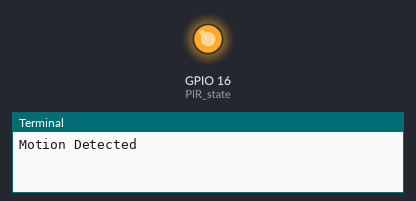
A program run on a simulated Raspberry Pi (BCM pin numbers). On the bench: output pins drawn as LEDs (lit = HIGH), the last lines printed to the terminal.

Above: at 2.5 s.
At 7.5 s:
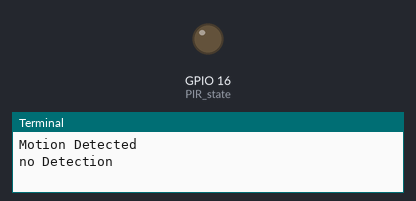
Timing chart, 0 to 13.0 s (numbered marks = the images above):
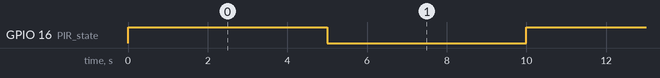

The program:

PIR__motion__Sensor.py
```python
#import the python libraries needed
import RPi.GPIO as GPIO #import library RPi.GPIO & calling it GPIO
import time             #import time library to call time.sleep (delay)

GPIO.setwarnings(False)#Suppresse any warnings generated by RPi.GPIO library
#set the GPIO mode to Broadcom pin
GPIO.setmode(GPIO.BCM) #Broadcom(BCM) use to configure Raspberry Pi pins using the Broadcom channel num.

#set the pins and if its an output or input
LED = 16                 #assign GPIO pin number 16 as LED
PIR = 26                 #assign GPIO pin number 26 as PIR
GPIO.setup(PIR,GPIO.IN)  #set the PIR(motion sensor) GPIO pin as an input
GPIO.setup(LED, GPIO.OUT)#set the LED GPIO pin as an output

#---------Coding situation: When motion is detected, LED turn on. & When motion is not detected,LED turn off ---------
while True:
    PIR_state = GPIO.input(16)   #resigning pin 16 as PIR_state instead PIR

    if PIR_state == False:       #When PIR detects movements
        GPIO.output(LED, True)   #LED turn on
        print ("Motion Detected")#print in "Motion Detected" in the terminal
        time.sleep (5)           #wait for 5 seconds
    else:                        #When PIR detectes no movements
        print("no Detection")    #print in "no Detection" in the terminal
        GPIO.output(LED, False)  #LED turn off
        time.sleep(5)            #wait for 5 seconds

#Clean up GPIO and release resources
GPIO.cleanup() #clean up   
```

Measured:
- by itself, GPIO 16 (PIR_state): alternates HIGH for 5.0 s and LOW for 5.0 s
